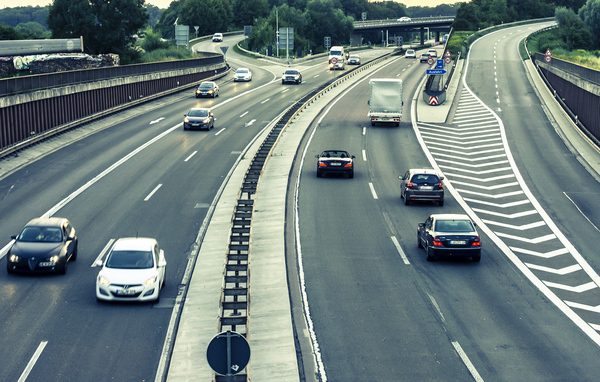
//> input picture imgs/cars.jpeg, 600 x 382 px
$ ./main   (built with g++ and OpenCV 4)
//> lines starting //> are read from the running program, lines starting //| are printed output that depends on the picture; after the words box and inside, x2 and y2 are one past the last pixel; in counts of white or black regions, pixels touching at a corner belong together
#include "opencv2/highgui/highgui.hpp"
#include "opencv2/imgproc/imgproc.hpp"
#include <iostream>

using namespace cv;
using namespace std;
int thresholdValue = 0;
int thresholdType = 3;

int const maxValue = 255;
int const maxType = 4;
int const maxBinaryValue = 255;
Mat src, srcGray;
Mat thresholdImage;
Mat adaptiveThresholdImage;
std::string adaptiveThresholdingWindow = "Adaptive thresholding";
std::string thresholdingWindow = "Thresholding";


void imshow_with_text( std::string text, cv::Mat& img )
{
    int font_face = cv::FONT_HERSHEY_DUPLEX;
    int thickness = 2;
    double font_scale = 1.0;
    int* base_line = 0;
    cv::Size text_size = cv::getTextSize( text, font_face, font_scale, thickness, base_line );
    // Calculate center text position.
    cv::Point position = cv::Point( img.cols / 2 - (text_size.width / 2),
                                    img.rows - (text_size.height / 2) );
    cv::putText( img, //target image
                 text, //text
                 position,
                 font_face,
                 font_scale,
                 CV_RGB( 255, 0, 0 ), //font color
                 thickness );

    cv::imshow( text, img );
}

void press_esc_to_close( int delay )
{
    for (;;)
    {
        if ( cv::waitKey( delay ) == 27 )
        {
            cv::destroyAllWindows();
            break;
        }
    }
}

cv::Mat get_image_source( cv::ImreadModes mode, std::string path )
{
//> called with path = "../../imgs/cars.jpeg"
    cv::Mat img = imread( path, mode );
//> img is the input picture: 382 rows x 600 cols, CV_8UC3; mean B, G, R 125.7, 126.3, 110.4
    if ( img.empty() ) {
        std::cout << "Error reading the image. Try another one.\n";
        exit( EXIT_FAILURE );
    }

    return img;
}

// [12 lines of commented-out code are left out]
int adaptiveMethod = 0;
const int maxAdaptiveMethod = 1;
int blockSize = 3;
int C = 1;
void onAdaptiveThresholdChanged(int, void *) {
    if (blockSize % 2 == 0){
        blockSize++;
    }
    if (blockSize <= 3) {
        blockSize = 3;
    }
    // Добавить adaptive tresholding
}
// [17 lines of commented-out code are left out]

void drawCont( const Mat &image, const String windowToShow )
{
    std::vector<std::vector<cv::Point> > contours;
    cv::Mat contourOutput = image.clone();
    cv::findContours(contourOutput,
                     contours,
                     RETR_LIST,
                     CHAIN_APPROX_SIMPLE );
    // Отрисовка контуров
    cv::Mat contourImage(image.size(), CV_8UC3, cv::Scalar(0,0,0));
// [8 lines of commented-out code are left out]

    cv::drawContours(contourImage, contours, -1, cv::Scalar(0, 0, 255) );
    imshow_with_text( windowToShow, contourImage );
}


Mat img_original,
    img_corrected,
    img_gray,
    img_threshold;

int contrast_val              = 10,
    brightness_val            = 0,
    binarization_val          = 20,
    adaptive_binarization_val = 0;

void contrast_handler( int cur_pos, void* )
{
    std::cout << "Contrast: " << cur_pos / 10.0 << std::endl;
    img_original.convertTo( img_corrected, -1, cur_pos / 10.0, 0 );
    imshow( "main_window", img_corrected );
}

void brightness_handler( int cur_pos, void* )
{
    std::cout << "Brightness: " << cur_pos << std::endl;
    img_corrected = img_original + Scalar( cur_pos, cur_pos, cur_pos );
    imshow( "main_window", img_corrected );
}

void adaptive_binarization_handler( int cur_pos, void* )
{
    std::cout << "Adaptive binarization: " << cur_pos << std::endl;
    blockSize = cur_pos;
    if (blockSize % 2 == 0){
        blockSize++;
    }
    if (blockSize <= 3) {
        blockSize = 3;
    }
    cv::adaptiveThreshold( img_gray,
                           img_threshold,
                           255,
                           cv::ADAPTIVE_THRESH_GAUSSIAN_C,
                           cv::THRESH_BINARY,
                           blockSize,
                           3);

    drawCont( img_threshold, "adaptive_binarizations_contours" );
    imshow_with_text( "binarization_adaptive", img_threshold );
}

void binarization_handler( int cur_pos, void* )
{
    std::cout << "Binarization: " << cur_pos << std::endl;
    binarization_val = cur_pos;

    cv::threshold( img_gray,
                   img_threshold,
                   binarization_val,
                   255,
                   cv::THRESH_BINARY );

    drawCont( img_threshold, "binarizations_contours" );
    imshow_with_text( "binarization", img_threshold );
}


int main( int argc, char** argv )
{
    img_original = get_image_source( IMREAD_COLOR, "../../imgs/cars.jpeg" );
    cv::cvtColor( img_original, img_gray, cv::COLOR_BGR2GRAY );
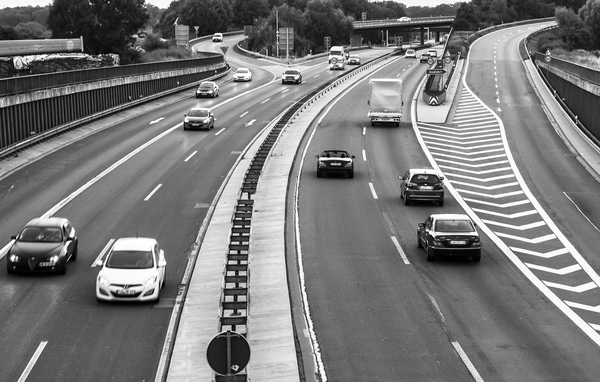
//> img_gray: 382 rows x 600 cols, CV_8UC1; min 0, max 255, mean 121.5

    img_corrected = img_original.clone();
    imshow( "main_window", img_original );

    //    contrast_handler( 1, nullptr );
    //    brightness_handler( 0, nullptr );
    binarization_handler( binarization_val, nullptr );
//> in binarization_handler, `cv::threshold( img_gray, img_threshold, binarization_val, 255, cv::THR..`:
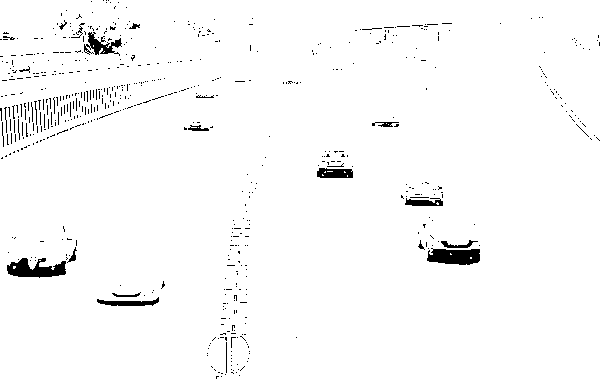
//> img_threshold: 382 rows x 600 cols, CV_8UC1; 97.7% white; 614 black regions (588 under 20 px)
//> in drawCont, `cv::findContours(contourOutput, contours, RETR_LIST, CHAIN_APPROX_SIMP..`: contours = 768 contours, 702 with area under 20; largest, box (x1, y1, x2, y2) and area: (0, 0, 600, 382) 228176, (6, 257, 67, 279) 824, (426, 248, 481, 266) 776, (87, 31, 123, 56) 386, (316, 167, 354, 179) 365
//> in drawCont, `cv::drawContours(contourImage, contours, -1, cv::Scalar(0, 0, 255) );`:
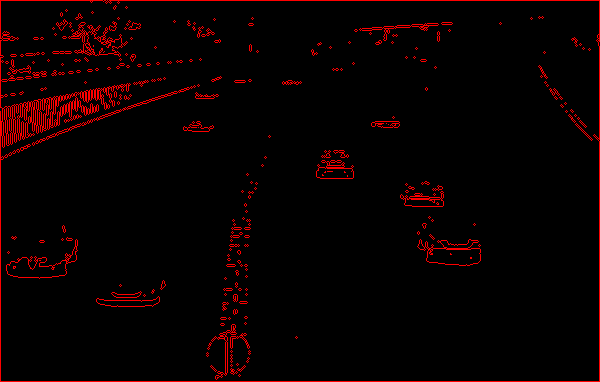
//> contourImage: 382 rows x 600 cols, CV_8UC3; mean B, G, R 0, 0, 9.5
//> call 2 of imshow_with_text, with text = "binarization"
//> in imshow_with_text (call 2), `cv::putText( img, text, position, font_face, font_scale, CV_RGB( 255, ..`:
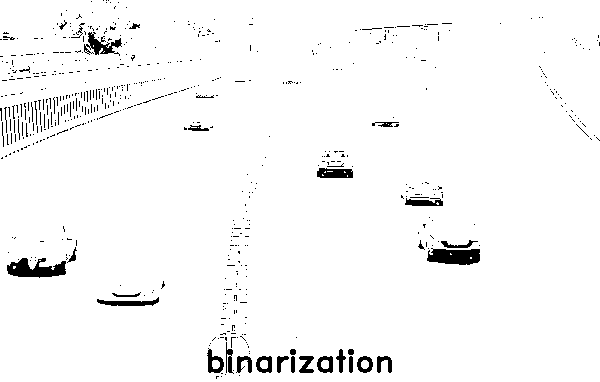
//> img: 382 rows x 600 cols, CV_8UC1; 97% white; 608 black regions (569 under 20 px), largest, box (x1, y1, x2, y2) and area: (7, 258, 66, 278) 725, (427, 248, 480, 265) 704, (84, 32, 122, 56) 386
    adaptive_binarization_handler( binarization_val, nullptr );
//> in adaptive_binarization_handler, `cv::adaptiveThreshold( img_gray, img_threshold, 255, cv::ADAPTIVE_THRE..`:
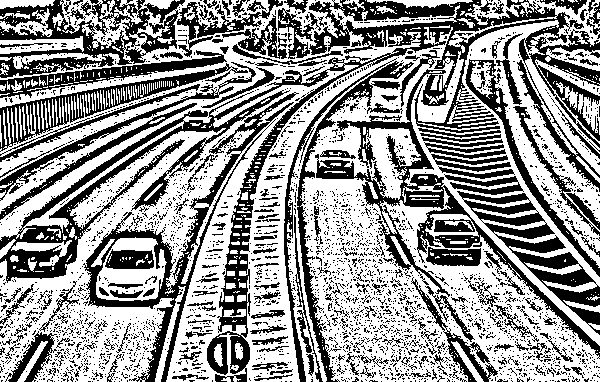
//> img_threshold: 382 rows x 600 cols, CV_8UC1; 58.2% white; 2955 black regions (2744 under 20 px)
//> call 2 of drawCont, with windowToShow = "adaptive_binarizations_contours"
//> in drawCont (call 2), `cv::findContours(contourOutput, contours, RETR_LIST, CHAIN_APPROX_SIMP..`: contours = 5905 contours, 5551 with area under 20; largest, box (x1, y1, x2, y2) and area: (0, 0, 600, 382) 145910, (96, 237, 167, 301) 3382, (20, 109, 209, 229) 1488, (206, 330, 251, 376) 1396, (176, 1, 262, 41) 1225
//> in drawCont (call 2), `cv::drawContours(contourImage, contours, -1, cv::Scalar(0, 0, 255) );`:
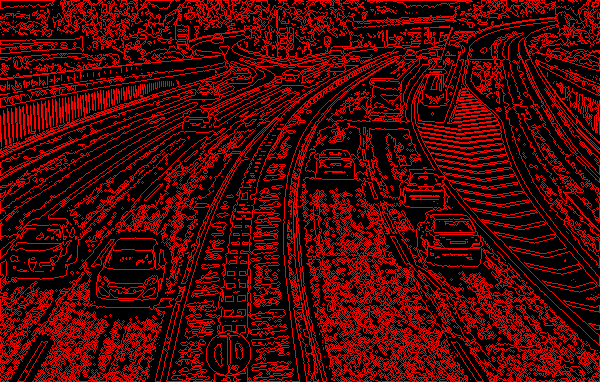
//> contourImage: 382 rows x 600 cols, CV_8UC3; mean B, G, R 0, 0, 71.9
//> call 4 of imshow_with_text, with text = "binarization_adaptive"
//> in imshow_with_text (call 4), `cv::putText( img, text, position, font_face, font_scale, CV_RGB( 255, ..`:
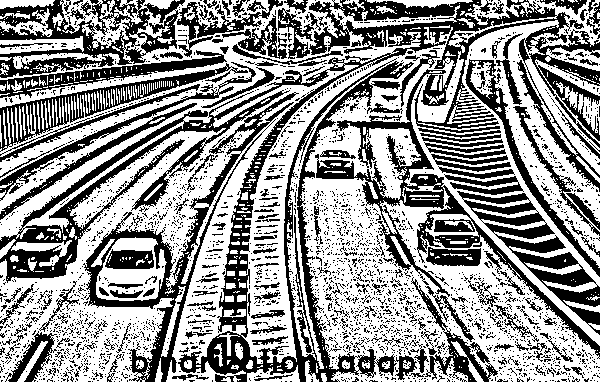
//> img: 382 rows x 600 cols, CV_8UC1; 57.4% white; 2826 black regions (2634 under 20 px), largest, box (x1, y1, x2, y2) and area: (0, 0, 600, 382) 39465, (0, 0, 283, 78) 7076, (83, 92, 299, 382) 6193

    createTrackbar( "Contrast", "main_window", &contrast_val, 50, contrast_handler );
    createTrackbar( "Brightness", "main_window", &brightness_val, 200, brightness_handler );

    createTrackbar( "Apadtive binarization", "main_window", &adaptive_binarization_val, 200, adaptive_binarization_handler );
    createTrackbar( "Binarization", "main_window", &binarization_val, 200, binarization_handler );

    press_esc_to_close( 0 );
//> the Esc key is pressed

    return 0;
}

$ run again, with imgs/img1.jpeg copied over imgs/cars.jpeg
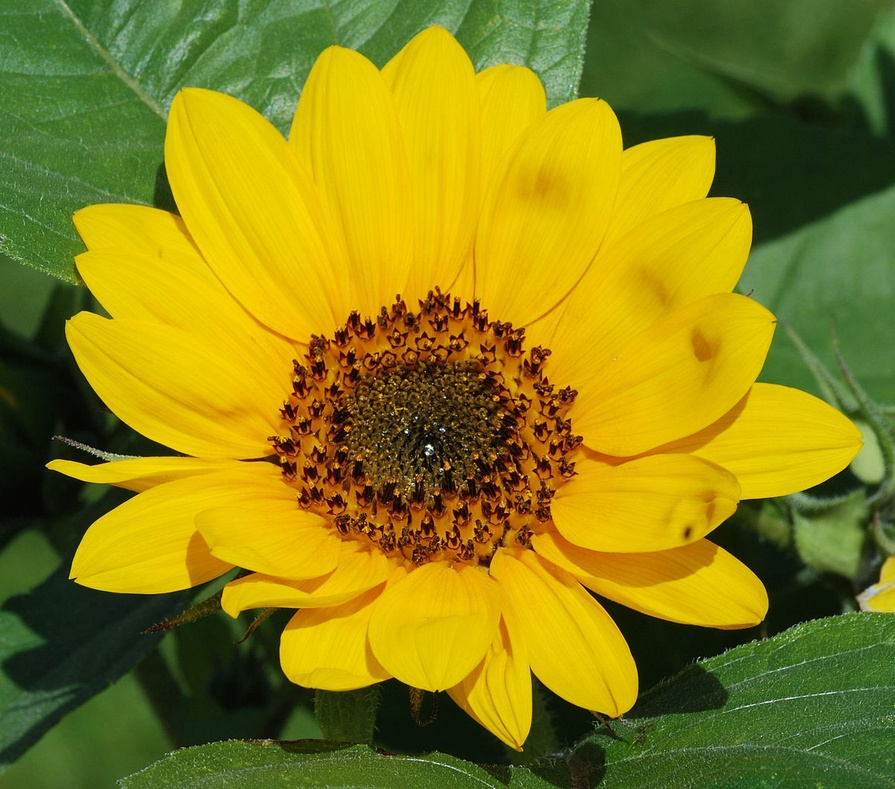
//> input picture imgs/img1.jpeg, 895 x 789 px, shrunk from 1200 x 1058 before the run
//> in get_image_source, img is the input picture: 789 rows x 895 cols, CV_8UC3; mean B, G, R 20.3, 127.8, 136.4
//> in binarization_handler, `cv::threshold( img_gray, img_threshold, binarization_val, 255, cv::THR..`:
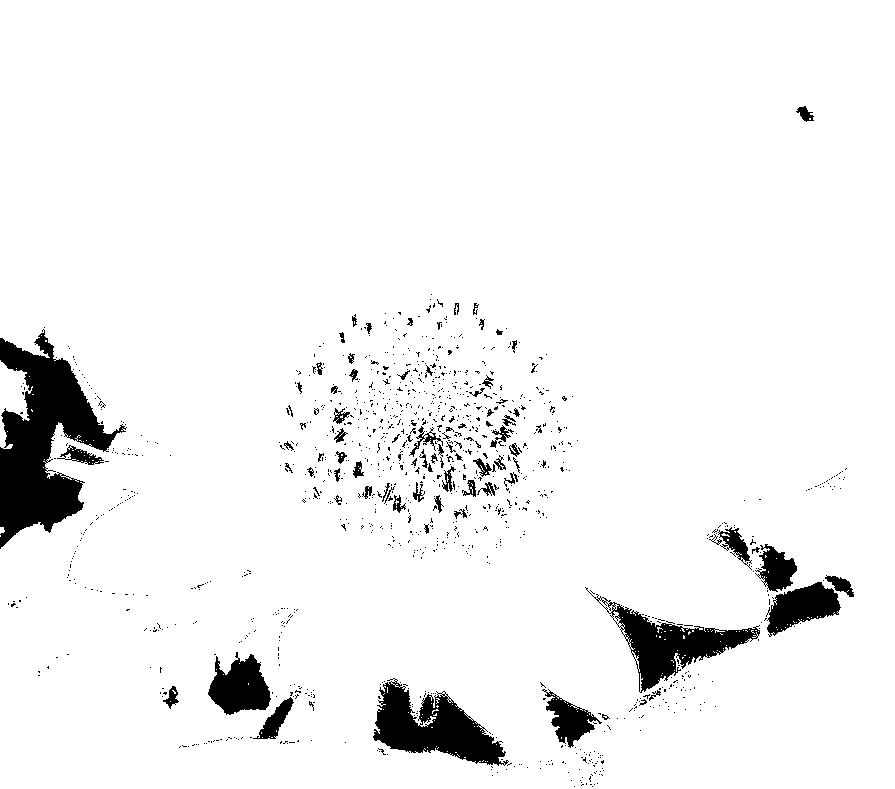
//> img_threshold: 789 rows x 895 cols, CV_8UC1; 94.5% white; 1149 black regions (1067 under 20 px)
//> contours = 2047 contours, 1925 with area under 20; largest, box (x1, y1, x2, y2) and area: (0, 0, 895, 789) 690515, (372, 681, 507, 767) 6050, (610, 603, 761, 694) 5119, (207, 653, 272, 716) 2622, (766, 581, 842, 637) 2375
//> img: 789 rows x 895 cols, CV_8UC1; 94.3% white; 1152 black regions (1060 under 20 px), largest, box (x1, y1, x2, y2) and area: (0, 329, 127, 549) 12323, (373, 678, 520, 780) 6252, (585, 587, 760, 693) 4863
//> contours = 11479 contours, 10247 with area under 20; largest, box (x1, y1, x2, y2) and area: (0, 0, 895, 789) 575728, (585, 0, 895, 237) 49942, (514, 443, 845, 725) 23545, (116, 738, 508, 789) 11223, (341, 324, 535, 528) 10256
//> in imshow_with_text (call 4), `cv::putText( img, text, position, font_face, font_scale, CV_RGB( 255, ..`:
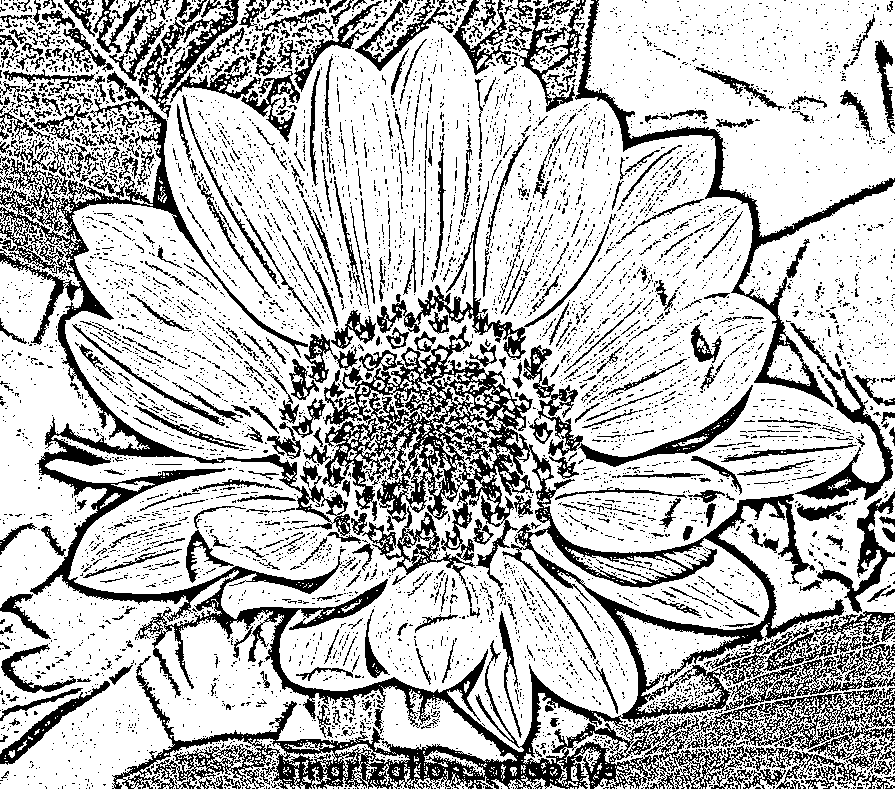
//> img: 789 rows x 895 cols, CV_8UC1; 73.5% white; 6502 black regions (5945 under 20 px), largest, box (x1, y1, x2, y2) and area: (0, 71, 844, 789) 74899, (575, 0, 895, 407) 6210, (704, 691, 895, 789) 6142
